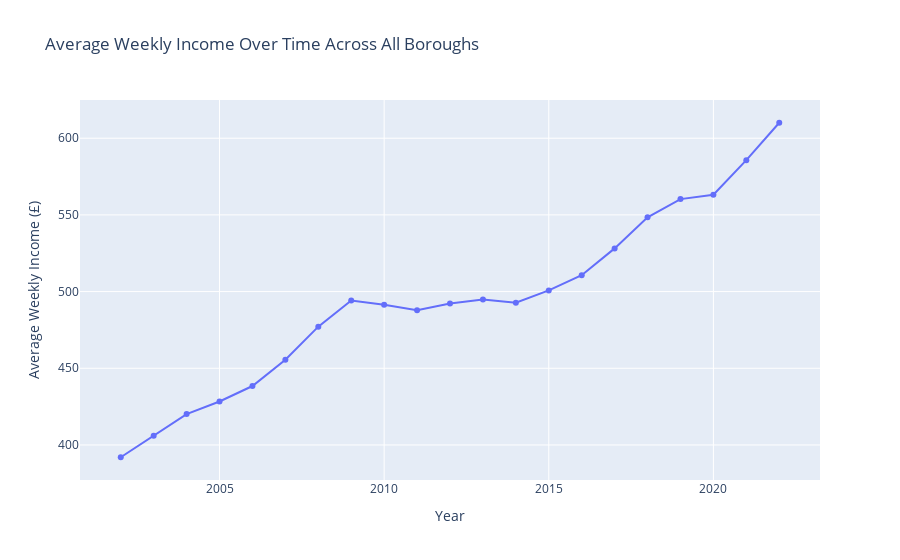

The notebook cell saved with this chart:
### Code cell
import pandas as pd
import plotly.graph_objs as go
from plotly.offline import iplot

# Assuming income_data_2002_2022 is already loaded and cleaned

# Drop 'area_id' column and rows with any NaN values
income_data = income_data_2002_2022.drop(columns=['area_id']).dropna()

# Convert year columns to float
year_columns = income_data.columns[1:]  # This assumes the first column is 'Area Name'
income_data[year_columns] = income_data[year_columns].apply(pd.to_numeric, errors='coerce')

# Compute the average income for each year across all boroughs
average_income_by_year = income_data[year_columns].mean()

# Initialize a figure
fig = go.Figure()

# Add a trace for the average income
fig.add_trace(
    go.Scatter(
        x=year_columns,
        y=average_income_by_year,
        mode='lines+markers',
        name='Average Income'
    )
)

# Update layout
fig.update_layout(
    title='Average Weekly Income Over Time Across All Boroughs',
    xaxis_title='Year',
    yaxis_title='Average Weekly Income (£)',
    xaxis=dict(showgrid=False),
    yaxis=dict(showgrid=False),
    hovermode='closest'
)

fig.update_xaxes(showgrid=True, gridwidth=1)
fig.update_yaxes(showgrid=True, gridwidth=1)
# Show plot
iplot(fig)

### Figure 1 — Plotly figure (JSON) as saved in the notebook; plotly's stock layout.template omitted (floating-point values rounded to 4 significant figures)
{"data": [{"mode": "lines+markers", "name": "Average Income", "type": "scatter", "x": [2002, 2003, 2004, 2005, 2006, 2007, 2008, 2009, 2010, 2011, 2012, 2013, 2014, 2015, 2016, 2017, 2018, 2019, 2020, 2021, 2022], "y": [392.0, 406.0, 420.1, 428.3, 438.4, 455.5, 477.1, 494.1, 491.4, 487.9, 492.3, 494.8, 492.7, 500.8, 510.7, 528.2, 548.5, 560.3, 563.1, 585.7, 610.1]}], "layout": {"hovermode": "closest", "title": {"text": "Average Weekly Income Over Time Across All Boroughs"}, "xaxis": {"gridwidth": 1, "showgrid": true, "title": {"text": "Year"}}, "yaxis": {"gridwidth": 1, "showgrid": true, "title": {"text": "Average Weekly Income (£)"}}}}
